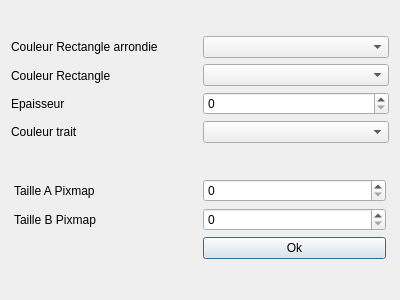
<?xml version="1.0" encoding="UTF-8"?>
<ui version="4.0">
 <class>DialogPreference</class>
 <widget class="QDialog" name="DialogPreference">
  <property name="geometry">
   <rect>
    <x>0</x>
    <y>0</y>
    <width>400</width>
    <height>300</height>
   </rect>
  </property>
  <property name="windowTitle">
   <string>Dialog</string>
  </property>
  <layout class="QHBoxLayout" name="horizontalLayout_2">
   <item>
    <layout class="QVBoxLayout" name="verticalLayout_2">
     <item>
      <layout class="QHBoxLayout" name="horizontalLayout">
       <item>
        <layout class="QGridLayout" name="gridLayout">
         <item row="0" column="0">
          <widget class="QLabel" name="label">
           <property name="text">
            <string>Couleur Rectangle arrondie</string>
           </property>
          </widget>
         </item>
         <item row="1" column="0">
          <widget class="QLabel" name="label_2">
           <property name="text">
            <string>Couleur Rectangle </string>
           </property>
          </widget>
         </item>
         <item row="3" column="0">
          <widget class="QLabel" name="label_3">
           <property name="text">
            <string>Couleur trait </string>
           </property>
          </widget>
         </item>
         <item row="2" column="0">
          <widget class="QLabel" name="label_6">
           <property name="text">
            <string>Epaisseur</string>
           </property>
          </widget>
         </item>
        </layout>
       </item>
       <item>
        <layout class="QVBoxLayout" name="verticalLayout">
         <item>
          <widget class="QComboBox" name="comboBox_rectangle_arrondie"/>
         </item>
         <item>
          <widget class="QComboBox" name="comboBox_rectangle"/>
         </item>
         <item>
          <widget class="QSpinBox" name="spinBox_epaisseur"/>
         </item>
         <item>
          <widget class="QComboBox" name="comboBox_couleur_traint"/>
         </item>
        </layout>
       </item>
      </layout>
     </item>
     <item>
      <layout class="QGridLayout" name="gridLayout_2">
       <property name="leftMargin">
        <number>3</number>
       </property>
       <property name="topMargin">
        <number>5</number>
       </property>
       <property name="rightMargin">
        <number>3</number>
       </property>
       <property name="bottomMargin">
        <number>3</number>
       </property>
       <item row="0" column="0">
        <widget class="QLabel" name="label_4">
         <property name="text">
          <string>Taille A Pixmap</string>
         </property>
        </widget>
       </item>
       <item row="0" column="1">
        <widget class="QSpinBox" name="spinBox_taille_a"/>
       </item>
       <item row="1" column="1">
        <widget class="QSpinBox" name="spinBox_taille_b"/>
       </item>
       <item row="1" column="0">
        <widget class="QLabel" name="label_5">
         <property name="text">
          <string>Taille B Pixmap</string>
         </property>
        </widget>
       </item>
       <item row="2" column="1">
        <widget class="QPushButton" name="pushButton_ok">
         <property name="text">
          <string>Ok</string>
         </property>
        </widget>
       </item>
      </layout>
     </item>
    </layout>
   </item>
  </layout>
 </widget>
 <resources/>
 <connections/>
</ui>
